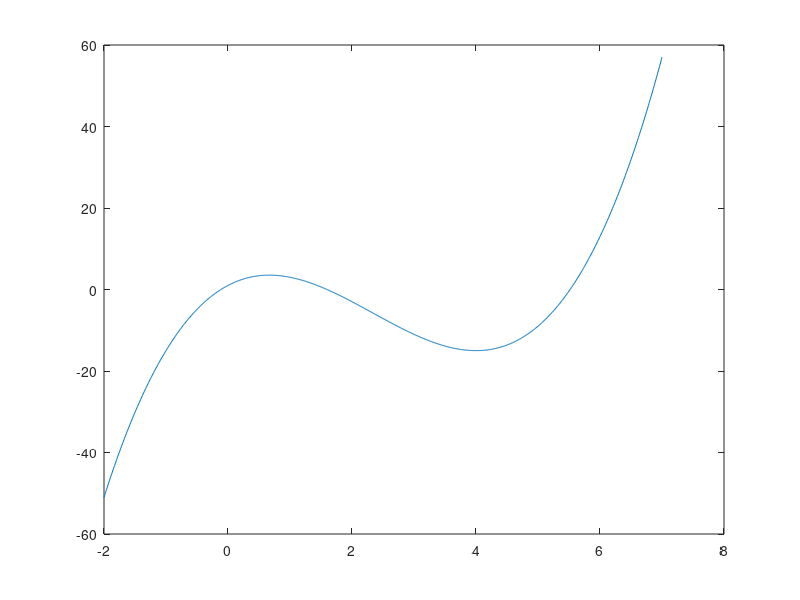

Write the MATLAB code that produced this figure.
%Algorytm obliczający minimum lokalne funkcji jednej zmiennej: 
x = -2:0.01:7;
y = x.^3 -7*x.*x + 8*x +1;
plot(x,y)

a = 2;
b = 8;
alfa = ( sqrt( 5 ) - 1 ) / 2;
%punkty próbek
x1 = b - alfa.* ( b - a );
x2 = a + alfa.* ( b - a );

%współczynnik próbkowania
epsilon = 0.001;

%for i = 1:5 <---test

%pierwsze wyznaczenie wartosci probek
fx1 =  x1.^3 -7*x1.*x1 + 8*x1 +1;
fx2 =  x2.^3 -7*x2.*x2 + 8*x2 +1;
%petla zmniejszajaca zakres sprawdzania do epsilona
while ((b-a)>epsilon)
    %jezeli wartosc 1<wartosci 2 - zmienia sie zakres
    if fx1 < fx2
%duzy zakres zmienia sie z prawej z x2 a x2 przesowa sie w lewo na x1 
        b = x2;
        x2 = x1;
        %przez przesuniecie b x1 z rownania rowniez sie przesunie w lewo
        % (a zostaje bez zmian)
        x1 = b - alfa.*(b-a);
        fx1 =  x1.^3 -7*x1.*x1 + 8*x1 +1;
        fx2 =  x2.^3 -7*x2.*x2 + 8*x2 +1;
        %^^trzeba ponownie wyznaczyc wartosci probek 
    else 
        %duzy zakres przesuwa sie w prawo (a na x1)
        a = x1;
        x1 = x2;
        %maly zakres w prawo (x1 na miejsce x2, gdzie x2 nowo wyznaczone z
        %przesunietego a. Tu b nie zmienia miejsca
        x2 = a + alfa.*(b-a);
        fx1 =  x1.^3 -7*x1.*x1 + 8*x1 +1;
        fx2 =  x2.^3 -7*x2.*x2 + 8*x2 +1;
        %^^trzeba ponownie wyznaczyc wartosci probek 
    end
end
%wyswietlenie srodka nowego przedzialu w ktorym jest min
 disp((b+a)/2);
